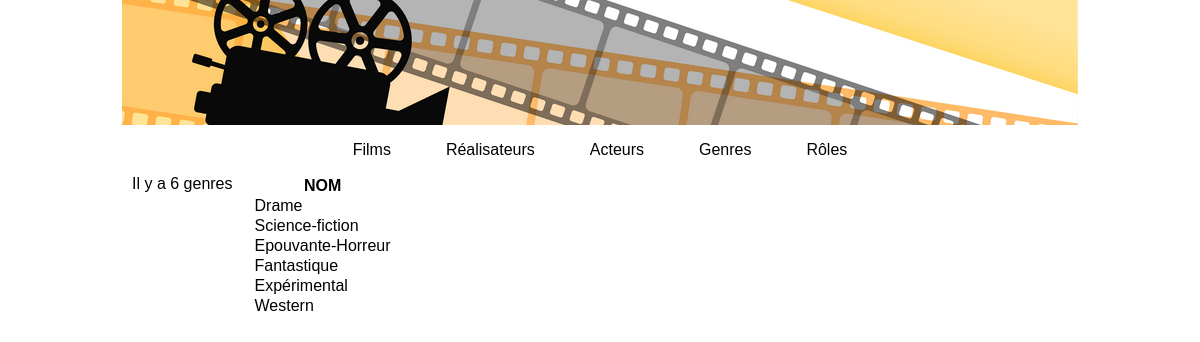
Screenshot of /index.php?action=listGenres with the database file from the repository.
### tables this page shows
CREATE TABLE IF NOT EXISTS `genre_film` (
  `id_genre_film` int NOT NULL AUTO_INCREMENT,
  `libelle_genre_film` varchar(50) NOT NULL,
  PRIMARY KEY (`id_genre_film`)
);

### controller/CinemaController.php (called while the page is built, shortened)
<?php
class CinemaController
{
    public function connectToBDD()
    {
        return Connect::seConnecter();
    }
    public function listGenres()
    {
        $requete = $this->connectToBDD()->query("
        SELECT *
        FROM genre_film
        ");
        require "view/listGenres.php";
    }
}

### model/Connect.php (called while the page is built, shortened)
<?php
abstract class Connect
{
    public static function seConnecter()
    {
        try
        {
            return new \PDO("mysql:host=" . self::HOST . ";dbname=" . self::DB . ";charset=utf8", self::USER, self::PASS);
        }
        catch (\PDOException $ex)
        {
            return $ex->getMessage();
        }
    }
}

### view/listGenres.php (the view, shortened to what this page needs)
<p></p>Il y a <?= $requete->rowCount() ?> genres</p>
<table>
    <thead>
        <tr>
            <th>NOM</th>
        </tr>
    </thead>
    <tbody>
        <?php
            foreach($requete->fetchALL() as $genre)
            {
                ?>
                <tr>
                    <td><?= $genre["libelle_genre_film"] ?></td>
                </tr>
            <?php } ?>
    </tbody>
</table>
<?php
require "view/template.php";

### public/css/style.css (style rules this page uses)
* { margin:0px; padding:0px; box-sizing: border-box; font-family: sans-serif; }

### rows the page displays
genre_film: libelle_genre_film "Drame"
genre_film: libelle_genre_film "Science-fiction"
genre_film: libelle_genre_film "Epouvante-Horreur"
genre_film: libelle_genre_film "Fantastique"
genre_film: libelle_genre_film "Expérimental"
genre_film: libelle_genre_film "Western"

### other values shown
$requete->rowCount() "6"
